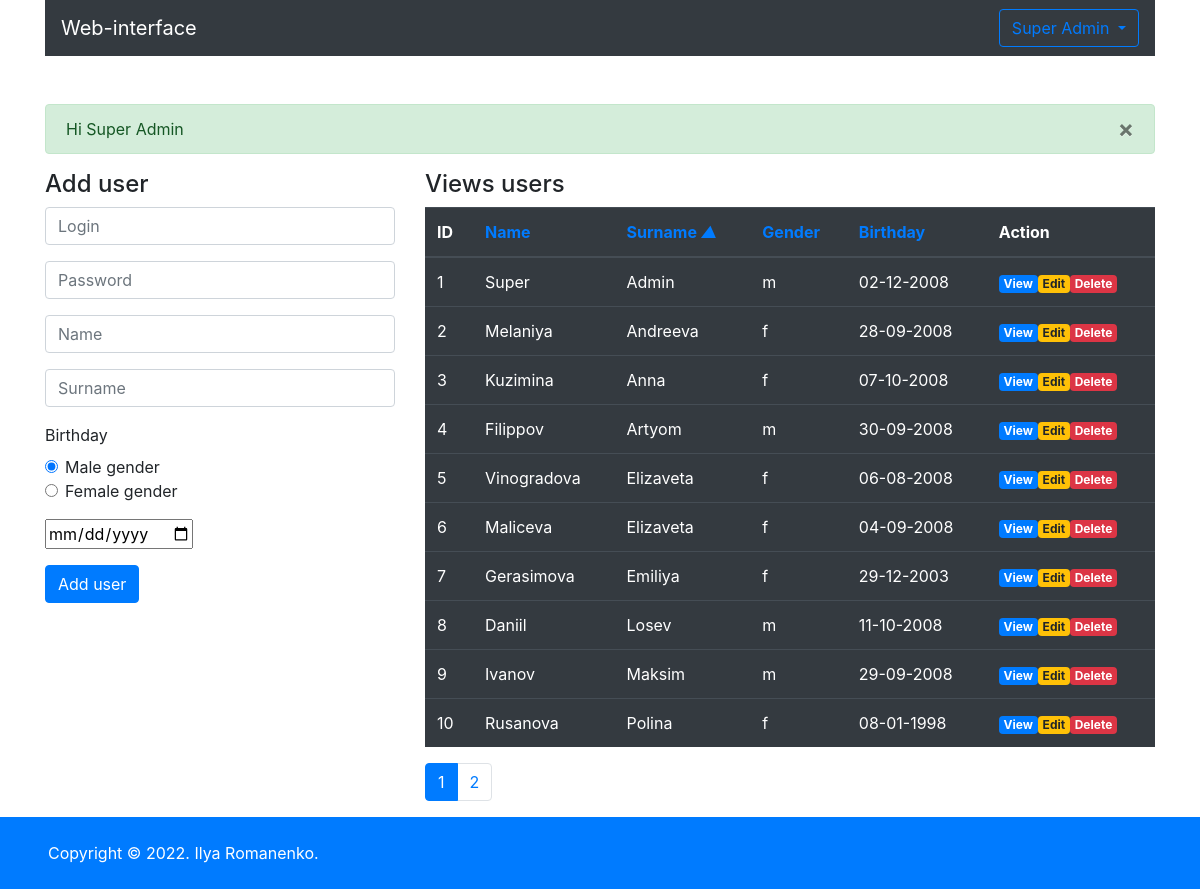
The page /?p=1&sort=surname_asc (signed in) on the database its author committed.
### tables this page shows
CREATE TABLE `users` (
  `id` int(11) NOT NULL,
  `login` varchar(255) NOT NULL,
  `password` varchar(255) NOT NULL,
  `name` varchar(255) NOT NULL,
  `surname` varchar(255) NOT NULL,
  `gender` varchar(1) NOT NULL,
  `birthday` text,
  `id_admin` int(1) NOT NULL DEFAULT '0',
  `is_deleted` varchar(1) NOT NULL DEFAULT '0'
);

### app/config.php (called while the page is built)
<?php
return[
    'name' => 'Web-interface',
    'copyright' => 'Copyright © '. date('Y') . '. Ilya Romanenko.',
    'components' => [
        'host' => 'localhost',
        'userName' => 'root',
        'password' => '',
        'dataBase' => 'sibers',
    ],
    'count_list' => 10,
    'path_parts' => pathinfo($_SERVER['SCRIPT_NAME']),
];
?>

### model.php (called while the page is built, shortened)
<?php
class Model
{
    private $connect;
    public function __construct($db)
    {
        try {
            $this->connect = new mysqli($db['host'], $db['userName'], $db['password'], $db['dataBase']);
        } catch (Exception $e) {
            echo 'Connection failed! ' . $e->getMessage();
        }
    }
    public function fetch($fields, $whereFields = null, $sort = null, $limit = null)
    {
        $data = [];
        $queryRows = null;
        if (is_array($fields)) {
            for ($i = 0; $i < count($fields); $i++) {
                if ($i + 1 == count($fields)) {
                    $queryRows .= ' ' . $fields[$i];
                    break;
                }
                $queryRows .= ' ' . $fields[$i] . ',';
            }
        } else {
            $queryRows = '*';
        }
        $query = "SELECT $queryRows FROM users";
        if (!is_null($whereFields)) {
            $query .= ' WHERE ';
            foreach ($whereFields as $field => $value) {
                $query .= " $field = '$value'";
                end($whereFields);
                if ($field !== key($whereFields)) {
                    $query .= ' AND';
                }
            }
            $query .= ' AND is_deleted = 0';
        } else {
            $query .= " WHERE is_deleted = '0'";
        }
        if (!is_null($sort)) {
            $sort_list = array(
                'id_asc'   => '`id`',
                'name_asc'   => '`name`',
                'name_desc'  => '`name` DESC',
                'surname_asc'  => '`surname`',
                'surname_desc' => '`surname` DESC',
                'gender_asc'   => '`gender`',
                'gender_desc'  => '`gender` DESC',
                'birthday_asc'   => '`birthday`',
                'birthday_desc'  => '`birthday` DESC',
            );
            if (array_key_exists($sort, $sort_list)) {
                $sort_sql = $sort_list[$sort];
                $query .= " ORDER BY $sort_sql";
            }
        }
        if (!is_null($limit)) {
            switch(count($limit)) {
                case '2':
                    $query .= " LIMIT $limit[0], $limit[1]";
                    break;
            }
        }
        if ($sql = $this->connect->query($query)) {
            while ($row = mysqli_fetch_assoc($sql)) {
                $data[] = $row;
            }
        }
        return $data;
    }
    public function validation($data)
    {
        $formValid = [];
        $formValid['valid'] = true;
        $formValid['validFields'] = [];
        $formValid['notValidFields'] = [];
        foreach ($data as $key => $value) {
            if (isset($value) && (!empty($value) || $value === '0')) {
                $dataValid = htmlspecialchars($value);
                $formValid['validFields'][$key] = $dataValid;
            } else {
                $formValid['valid'] = false;
                $formValid['notValidFields'][] = $key;
            }
        }
        return $formValid;
    }
}

### index.php (the view, shortened to what this page needs)
<?php
include_once $_SERVER['DOCUMENT_ROOT'] . '/template/head.php';
?>
<div class="row">
    <div class="col-md-4 mx-auto">
        <h4>Add user</h4>
        <form action="" method="post">
            <div class="form-group">
                <input type="text" class="form-control" name="User[login]" placeholder="Login">
            </div>
            <div class="form-group">
                <input type="password" class="form-control" name="User[pass]" placeholder="Password">
            </div>
            <div class="form-group">
                <input type="text" class="form-control" name="User[name]" placeholder="Name">
            </div>
            <div class="form-group">
                <input type="text" class="form-control" name="User[surname]" placeholder="Surname">
            </div>
            <div class="form-group">
                <label>Birthday</label>
                <div class="form-check">
                    <input class="form-check-input" type="radio" name="User[gender]" value="m" checked>
                    <label class="form-check-label" for="RadiosGenderM">
                        Male gender
                    </label>
                </div>
                <div class="form-check">
                    <input class="form-check-input" type="radio" name="User[gender]" value="f">
                    <label class="form-check-label" for="RadiosGenderF">
                        Female gender
                    </label>
                </div>
            </div>
            <div class="form-group">
                <div class="input-group date" data-provide="datepicker">
                    <input type="date" id="form-control-datepicker" name="User[birthday]">
                </div>
            </div>
            <div class="form-group">
                <button type="submit" class="btn btn-primary" name="User[insert]">Add user</button>
            </div>
        </form>
    </div>
    <div class="col-md-8 mx-auto">
        <h4>Views users</h4>
        <table class="table table-hover table-dark">
            <thead>
                <tr>
                    <?php
                    function sort_link($title, $sort_asc, $sort_desc, $page, $getSort)
                    {
                        if ($getSort == $sort_asc) {
                            return '<a class="active" href="?p=' . $page . '&sort=' . $sort_desc . '">' . $title . ' <i>▲</i></a>';
                        } elseif ($getSort == $sort_desc) {
                            return '<a class="active" href="?p=' . $page . '&sort=' . $sort_asc . '">' . $title . ' <i>▼</i></a>';
                        } else {
                            return '<a href="?p=' . $page . '&sort=' . $sort_asc . '">' . $title . '</a>';
                        }
                    }
                    if (isset($_GET) && !empty($_GET)) {
                        $validGet = $model->validation($_GET);
                        if ($validGet['valid']) {
                            $validFields = $validGet['validFields'];
                            if (isset($validFields['sort']) && !empty($validFields['sort'])) {
                                $sort = $validFields['sort'];
                            } else {
                                $sort = 'id_asc';
                            }
                            if (isset($validFields['p']) && !empty($validFields['p'])) {
                                $page = (int)$validFields['p'];
                            } else {
                                $page = 1;
                            }
                        }
                    } else {
                        $page = 1;
                        $sort = 'id_asc';
                    }
                    ?>
                    <th scope="col">ID</th>
                    <th scope="col"><?= sort_link('Name', 'name_asc', 'name_desc', $page, $sort); ?></th>
                    <th scope="col"><?= sort_link('Surname', 'surname_asc', 'surname_desc', $page, $sort); ?></th>
                    <th scope="col"><?= sort_link('Gender', 'gender_asc', 'gender_desc', $page, $sort); ?></th>
                    <th scope="col"><?= sort_link('Birthday', 'birthday_asc', 'birthday_desc',$page, $sort); ?></th>
                    <th scope="col">Action</th>
                </tr>
            </thead>
            <tbody>
                <?php
                $userRowsCount = count($model->fetch(['id']));
                $countRow = $configApp['count_list'];
                $pageCount = ceil($userRowsCount / $countRow);
                $startRow = ($page * $configApp['count_list']) - $countRow;
                $limit = array($startRow,$countRow);
                $usersRowsLimit = $model->fetch(['id', 'name', 'surname', 'gender', 'birthday'], null, $sort, $limit);
                if (!empty($usersRowsLimit)) {
                    foreach ($usersRowsLimit as $userRow) {
                        echo '<tr>';
                        $numUser++;
                        foreach ($userRow as $field => $value) {
                            if ($field == 'id') {
                                $idUser = $value;
                                echo "<td>$numUser</td>";
                            } elseif ($field == 'birthday') {
                                $value = date('d-m-Y', $value);
                                echo "<td>$value</td>";
                            } else {
                                $value = mb_strimwidth($value, 0, 15, '...');
                                echo "<td>$value</td>";
                            }
                        }
                        echo "<td><a href='actions/view.php?id=$idUser' class='badge badge-primary'>View</a>";
                        echo "<a href='actions/edit.php?id=$idUser' class='badge badge-warning'>Edit</a>";
                        echo "<a href='actions/delete.php?id=$idUser' class='badge badge-danger'>Delete</a></td>";
                        echo '</tr>';
                    }
                }
                ?>
            </tbody>
        </table>
        <nav aria-label="...">
            <ul class="pagination">
                <?php
                for ($i = 1; $i <= $pageCount; $i++) {
                    $classLi = 'page-item';
                    if ($i == $page) {
                        $classLi .= ' active';
                    }
                    echo "<li class='$classLi'><a class='page-link' href='?p=$i&sort=$sort'>$i</a></li>";
                }
                ?>
            </ul>
        </nav>
    </div>
</div>
<?php
include_once $_SERVER['DOCUMENT_ROOT'] . '/template/footer.php';
?>

### rows shown on the page
users: name "Super", surname "Admin", gender "m", birthday "02-12-2008"
users: name "Melaniya", surname "Andreeva", gender "f", birthday "28-09-2008"
users: name "Kuzimina", surname "Anna", gender "f", birthday "07-10-2008"
users: name "Filippov", surname "Artyom", gender "m", birthday "30-09-2008"
users: name "Vinogradova", surname "Elizaveta", gender "f", birthday "06-08-2008"
users: name "Maliceva", surname "Elizaveta", gender "f", birthday "04-09-2008"
users: name "Gerasimova", surname "Emiliya", gender "f", birthday "29-12-2003"
users: name "Daniil", surname "Losev", gender "m", birthday "11-10-2008"
users: name "Ivanov", surname "Maksim", gender "m", birthday "29-09-2008"
users: name "Rusanova", surname "Polina", gender "f", birthday "08-01-1998"

### other values the page prints
$userDataAuth['name'] "Super"
$userDataAuth['surname'] "Admin"
$_SESSION['succesField'] "Hi Super Admin"
$title "Name Gender Birthday"
$title "Surname"
$configApp['copyright'] "Copyright © 2022. Ilya Romanenko."
